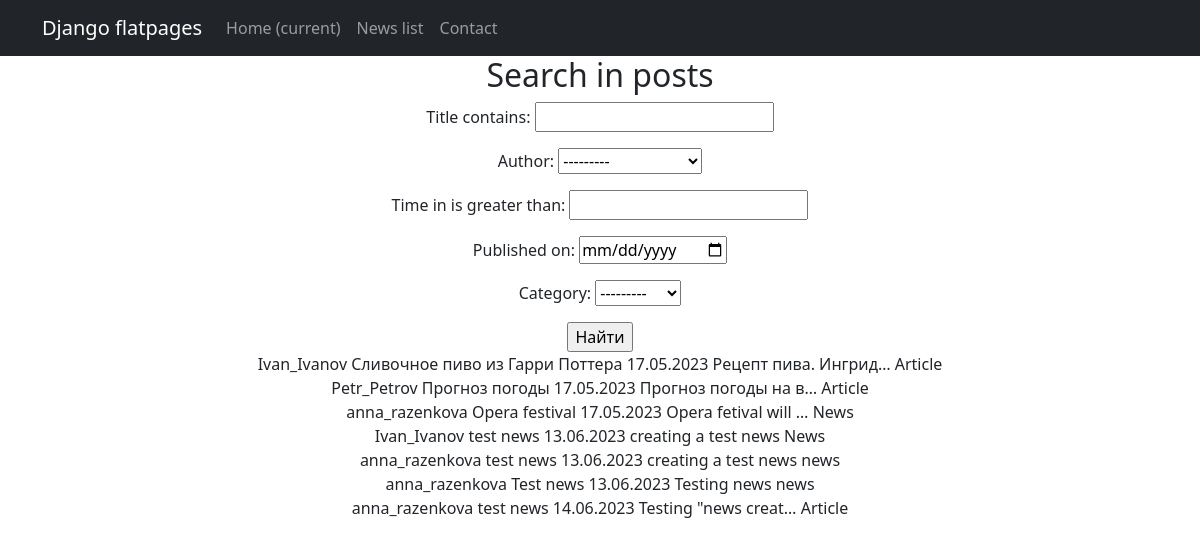
The app's page /news/search/ with its own data.
### news_portal/models.py (models this page shows, shortened)
class Author(models.Model):
    author = models.OneToOneField(User, on_delete=models.CASCADE)
    author_rating = models.IntegerField(default=0)
    def __str__(self):
        return self.author.username

class Post(models.Model):
    author = models.ForeignKey(Author, on_delete=models.CASCADE)
    post_kind = models.CharField(max_length=1, choices=KIND, default=news)
    time_in = models.DateTimeField(auto_now_add=True)
    category = models.ManyToManyField(Category, through='PostCategory')
    title = models.CharField(max_length=255)
    content = models.TextField()
    post_rating = models.IntegerField(default=0)

### news_portal/views.py (the view)
# urls.py: path('search/', SearchList.as_view()),
class SearchList(ListView):
    model = Post
    filterset_class = PostFilter
    template_name = 'search.html'
    context_object_name = 'search'
    paginate_by = 10
    def get_queryset(self):
        queryset = super().get_queryset()
        self.filterset = PostFilter(self.request.GET, queryset)
        return self.filterset.qs
    def get_context_data(self, **kwargs):
        context = super().get_context_data(**kwargs)
        context['filterset'] = self.filterset
        return context

### news_portal/models.py (called while the page is built)
    def __str__(self):
        return self.name_category

### templates/search.html (shortened to what this page needs)
{% extends 'flatpages/default.html' %}
{% block content %}
    <h2>Search in posts</h2>
    <form action="" method="get">
        {{ filterset.form.as_p }}
        <input type="submit" value="Найти"/>
    </form>
    {% for post in search %}
     <div>
     {{ post.author }}
     {{ post.title }}
     {{ post.time_in|date:'d.m.Y' }}
     {{ post.content|truncatechars:20 }}
     {{ post.get_post_kind_display }}
     </div>
    {% endfor %}
{% endblock content %}

### records on screen
Author: author "---------"
Post: author "Ivan_Ivanov", title "Сливочное пиво из Гарри Поттера", time_in "17.05.2023", content "Рецепт пива. Ингрид…", post_kind "Article"
Post: author "Petr_Petrov", title "Прогноз погоды", time_in "17.05.2023", content "Прогноз погоды на в…", post_kind "Article"
Post: author "anna_razenkova", title "Opera festival", time_in "17.05.2023", content "Opera fetival will …", post_kind "News"
Post: author "Ivan_Ivanov", title "test news", time_in "13.06.2023", content "creating a test news", post_kind "News"
Post: author "anna_razenkova", title "test news", time_in "13.06.2023", content "creating a test news", post_kind "news"
Post: author "anna_razenkova", title "Test news", time_in "13.06.2023", content "Testing news", post_kind "news"
Post: author "anna_razenkova", title "test news", time_in "14.06.2023", content "Testing \"news creat…", post_kind "Article"
